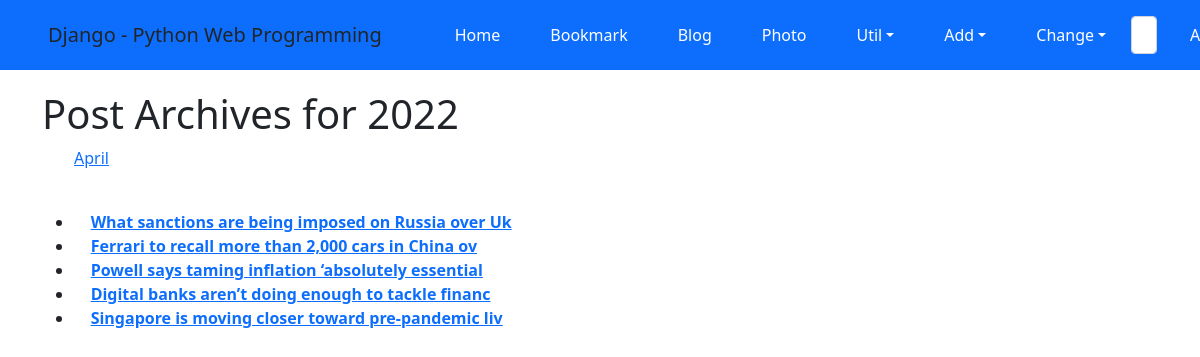
Page /blog/archive/2022/ on the earlier database version.
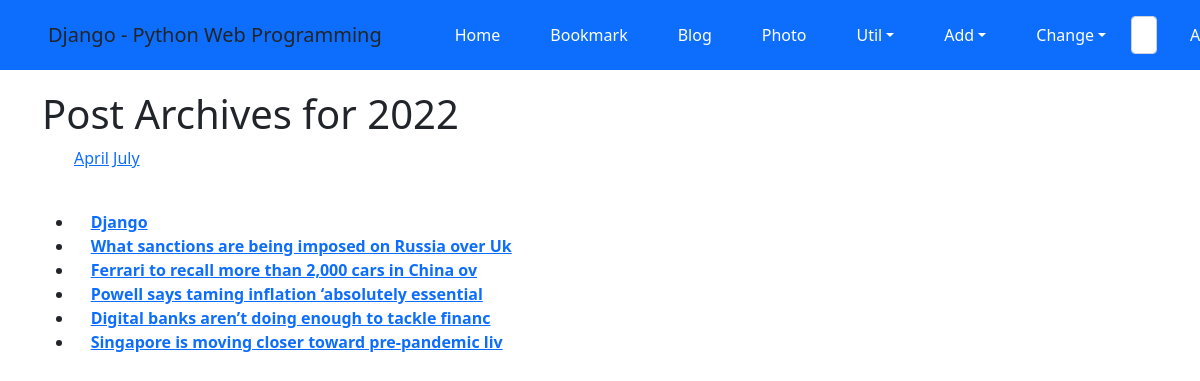
Same page on the later database version.
### blog/models.py (models this page shows, shortened)
class Post(models.Model):
    title = models.CharField(verbose_name='TITLE', max_length=50)
    slug = models.SlugField('SLUG', unique=True, allow_unicode=True, help_text='one word for title alais.')
    description = models.CharField('DESCRIPTION', max_length=100, blank=True, help_text='simple description text.')
    content = models.TextField('CONTENT')
    create_dt = models.DateTimeField('CREATE DATE', auto_now_add=True)
    modify_dt = models.DateTimeField('MODIFY DATE', auto_now=True)
    tags = TaggableManager(blank=True)
    owner = models.ForeignKey(User, on_delete = models.CASCADE, verbose_name= 'OWNER', blank=True, null=True)
    class Meta:
        verbose_name = 'post'
        verbose_name_plural = 'posts'
        db_table = 'blog_posts'
        ordering = ('-modify_dt',)
    def get_absolute_url(self): # 이 메소드가 정의된 객체를 지칭하는 URL 반환.
        return reverse('blog:post_detail', args=(self.slug,))

### blog/views.py (the view)
# urls.py: path('archive/<int:year>/', views.PostYAV.as_view(), name='post_year_archive'),
class PostYAV(YearArchiveView):
    model = Post
    date_field = 'modify_dt'
    make_object_list = True

### blog/templates/blog/post_archive_year.html (shortened to what this page needs)
{% extends "base.html" %}
{% block content %}
<div id="content">
<h1>Post Archives for {{ year|date:"Y" }}</h1>
<ul>
    {% for date in date_list %}
    <li style="display: inline;">
        <a href="{% url 'blog:post_month_archive' year|date:'Y' date|date:'b' %}">{{ date|date:"F" }}</a></li>
    {% endfor %}
</ul>
<br/>
<div>
    <ul>
        {% for post in object_list %}
        <li>{{ post.modify_date|date:"Y-m-d" }}&nbsp;&nbsp;&nbsp;
        <a href="{{ post.get_absolute_url }}"><strong>{{ post.title }}</strong></a></li>
        {% endfor %}
    </ul>
</div>
</div>
{% endblock %}

Differences in the rows shown:
added Post: title "Django"
Other differences:
new list line: "July"
